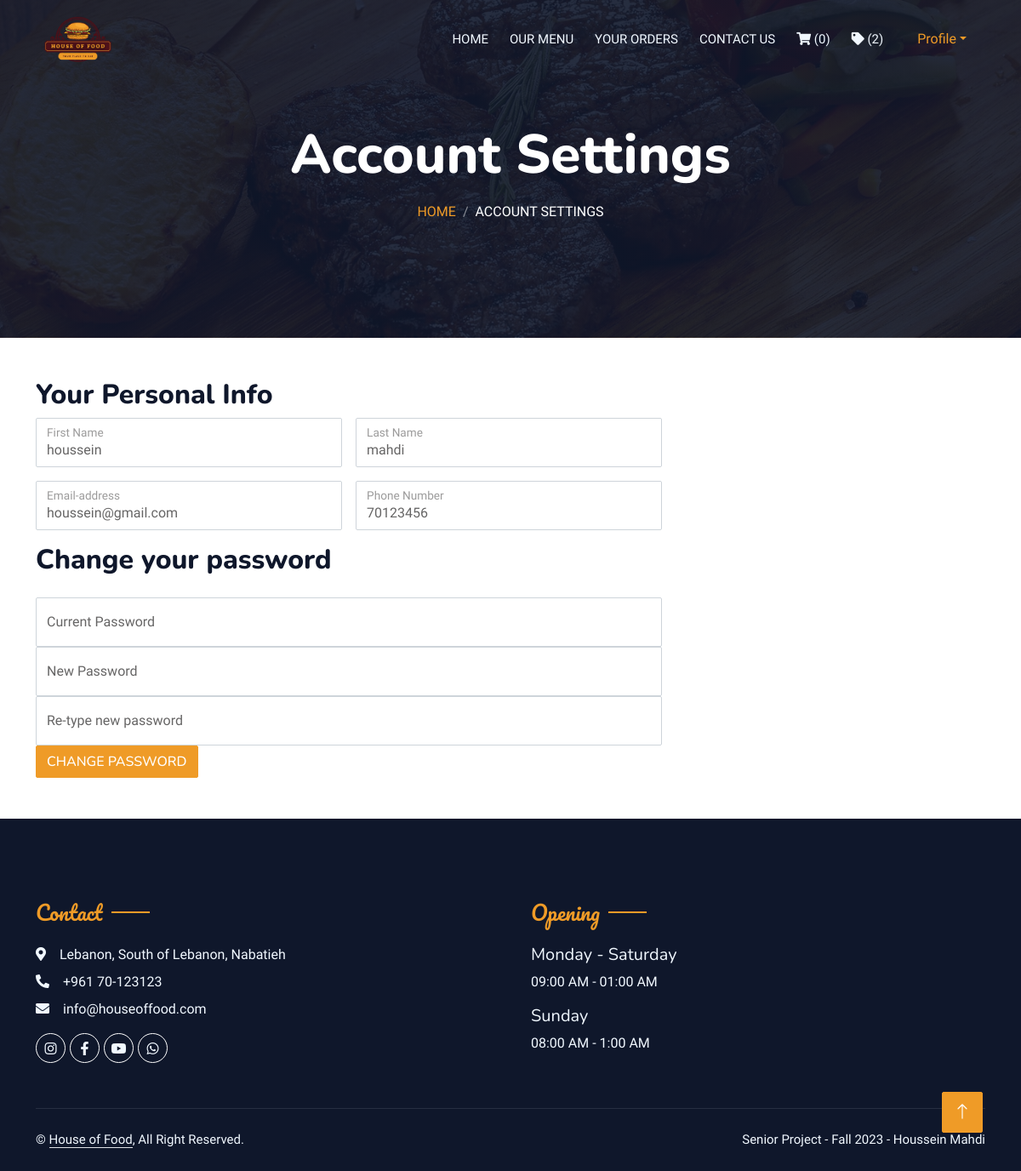
/user/account-settings.php (signed in), run on the app's committed database.
### tables this page shows
CREATE TABLE IF NOT EXISTS `users` (
  `userID` int(11) NOT NULL AUTO_INCREMENT,
  `firstName` varchar(100) NOT NULL,
  `lastName` varchar(100) NOT NULL,
  `email` varchar(100) NOT NULL,
  `phone` int(11) NOT NULL,
  `password` varchar(100) NOT NULL,
  `status` int(11) NOT NULL,
  `coupon_code` varchar(100) NOT NULL,
  `discount` int(11) NOT NULL,
  PRIMARY KEY (`userID`)
);

### user/account-settings.php (the view, shortened to what this page needs)
<?php
include "header.php";
?>
<div class="container-xxl py-5 bg-dark hero-header mb-5">
                <div class="container text-center my-5 pt-5 pb-4">
                    <h1 class="display-3 text-white mb-3 animated slideInDown">Account Settings</h1>
                    <nav aria-label="breadcrumb">
                        <ol class="breadcrumb justify-content-center text-uppercase">
                            <li class="breadcrumb-item"><a href="home.php">Home</a></li>
                            <li class="breadcrumb-item text-white active" aria-current="page">Account Settings</li>
                        </ol>
                    </nav>
                </div>
            </div>
<div class="contact-from-section mt-150 mb-150">
		<div class="container">
			<div class="row">
				<div class="col-lg-8 mb-5 mb-lg-0">
					<div class="form-title">
						<h2>Your Personal Info</h2>
					</div>
					<div class="contact-form">
<?php
 $result1 = mysqli_query($con,"SELECT * FROM users where userID='$uid'");
 if(mysqli_num_rows($result1)>0){
    $row = mysqli_fetch_array($result1);
?>
                                <div class="row g-3">
                                    <div class="col-md-6">
                                        <div class="form-floating">
                                            <input type="text" class="form-control" id="name" placeholder="" name="fname" value="<?php echo $row['firstName'] ?>">
                                            <label for="name">First Name</label>
                                        </div>
                                    </div>
                                    <div class="col-md-6">
                                        <div class="form-floating">
                                            <input type="text" class="form-control" id="name" placeholder="" name="lname" value="<?php echo $row['lastName'] ?>">
                                            <label for="name">Last Name</label>
                                        </div>
                                    </div>
                                    <div class="col-6">
                                        <div class="form-floating">
                                            <input type="email" class="form-control" id="subject" placeholder="" name="email" value="<?php echo $row['email'] ?>">
                                            <label for="subject">Email-address</label>
                                        </div>
                                    </div>
                                    <div class="col-6">
                                        <div class="form-floating">
                                            <input type="number" class="form-control" id="message" placeholder="" name="phone" value="<?php echo $row['phone'] ?>">
                                            <label for="message">Phone Number</label>
                                        </div>
                                    </div>
                                    <?php } ?>
                                    <div class="form-title">
						            <h2>Change your password</h2>
					                </div>
                                    <form action="change-password.php" method="POST" enctype="multipart/form-data">
                                    <div class="col-12">
                                        <div class="form-floating">
                                            <input type="password" class="form-control" id="message" placeholder="" name="cpass">
                                            <label for="message">Current Password</label>
                                        </div>
                                    </div>
                                    <div class="col-12">
                                        <div class="form-floating">
                                            <input type="password" class="form-control" id="message" placeholder="" name="npass1">
                                            <label for="message">New Password</label>
                                        </div>
                                    </div>
                                    <div class="col-12">
                                        <div class="form-floating">
                                            <input type="password" class="form-control" id="message" placeholder="" name="npass2">
                                            <label for="message">Re-type new password</label>
                                        </div>
                                    </div>
                                    <div class="col-12">
                                        <button class="btn btn-primary" type="submit">Change password</button>
                                    </div>
                                </div>
					</div>
				</div>
			</div>
		</div>
	</div>
  <?php
  include "footer.php"
  ?>

### css/s1.css (style rules this page uses)
:root { --primary: #FE9b27; --light: #F1F8FF; --dark: #0F172B; }
.btn { font-family: 'Nunito', sans-serif; font-weight: 500; text-transform: uppercase; transition: .5s; }
.btn.btn-primary, .btn.btn-secondary { color: #FFFFFF; }
.hero-header { background: linear-gradient(rgba(15, 23, 43, .9), rgba(15, 23, 43, .9)), url(../img/bg-hero.jpg); background-position: center center; background-repeat: no-repeat; background-size: cover; }
.breadcrumb-item + .breadcrumb-item::before { color: rgba(255, 255, 255, .5); }

### data on the page
users: fname "houssein", lname "mahdi", email "houssein@gmail.com", phone "70123456"

### other printed values
mysqli_num_rows($result1) "0"
mysqli_num_rows($result2) "2"
